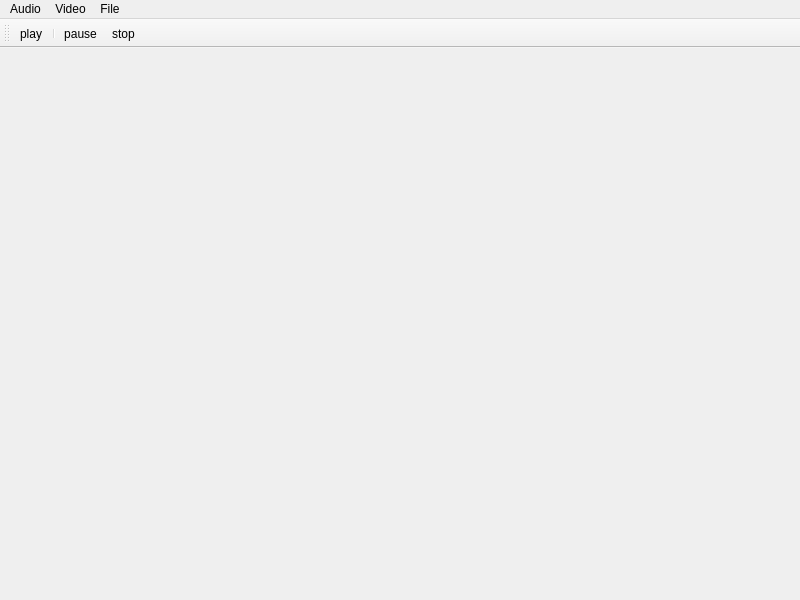
<?xml version="1.0" encoding="UTF-8"?>
<ui version="4.0">
 <class>MainWindow</class>
 <widget class="QMainWindow" name="MainWindow">
  <property name="geometry">
   <rect>
    <x>0</x>
    <y>0</y>
    <width>800</width>
    <height>600</height>
   </rect>
  </property>
  <property name="windowTitle">
   <string>MainWindow</string>
  </property>
  <property name="styleSheet">
   <string notr="true"/>
  </property>
  <widget class="QWidget" name="centralwidget"/>
  <widget class="QMenuBar" name="menubar">
   <property name="geometry">
    <rect>
     <x>0</x>
     <y>0</y>
     <width>800</width>
     <height>24</height>
    </rect>
   </property>
   <widget class="QMenu" name="menuFile">
    <property name="title">
     <string>File</string>
    </property>
    <addaction name="separator"/>
    <addaction name="separator"/>
    <addaction name="separator"/>
    <addaction name="actionopen"/>
   </widget>
   <widget class="QMenu" name="menuAudio">
    <property name="title">
     <string>Audio</string>
    </property>
   </widget>
   <widget class="QMenu" name="menuVideo">
    <property name="title">
     <string>Video</string>
    </property>
    <addaction name="actionpause"/>
    <addaction name="actionplay"/>
    <addaction name="actionstop"/>
   </widget>
   <addaction name="menuAudio"/>
   <addaction name="menuVideo"/>
   <addaction name="menuFile"/>
  </widget>
  <widget class="QToolBar" name="toolBar">
   <property name="windowTitle">
    <string>toolBar</string>
   </property>
   <attribute name="toolBarArea">
    <enum>TopToolBarArea</enum>
   </attribute>
   <attribute name="toolBarBreak">
    <bool>false</bool>
   </attribute>
   <addaction name="actionplay"/>
   <addaction name="separator"/>
   <addaction name="actionpause"/>
   <addaction name="actionstop"/>
  </widget>
  <action name="actionplay">
   <property name="icon">
    <iconset resource="resources.qrc">
     <normaloff>:/image/play-button.png</normaloff>:/image/play-button.png</iconset>
   </property>
   <property name="text">
    <string>play</string>
   </property>
  </action>
  <action name="actionpause">
   <property name="enabled">
    <bool>true</bool>
   </property>
   <property name="icon">
    <iconset resource="resources.qrc">
     <normaloff>:/image/pause.png</normaloff>:/image/pause.png</iconset>
   </property>
   <property name="text">
    <string>pause</string>
   </property>
  </action>
  <action name="actionstop">
   <property name="icon">
    <iconset resource="resources.qrc">
     <normaloff>:/image/stop.png</normaloff>:/image/stop.png</iconset>
   </property>
   <property name="text">
    <string>stop</string>
   </property>
  </action>
  <action name="actionopen">
   <property name="icon">
    <iconset>
     <normaloff>folder.png</normaloff>folder.png</iconset>
   </property>
   <property name="text">
    <string>open</string>
   </property>
  </action>
 </widget>
 <resources>
  <include location="resources.qrc"/>
 </resources>
 <connections/>
</ui>
